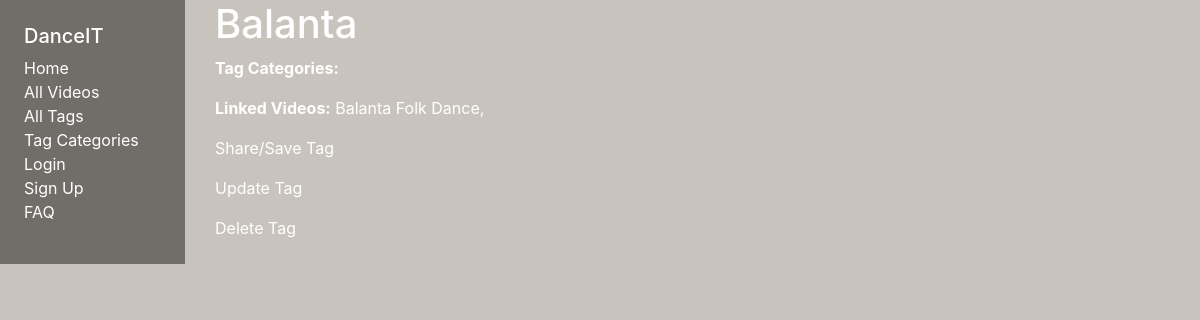
/main/tag/11, run on an earlier commit of the app's database.
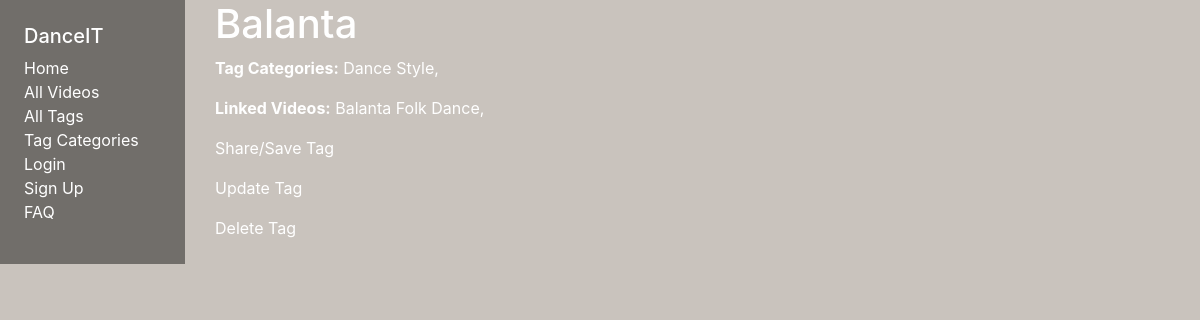
And on a later commit of the database.
### main/models.py (models this page shows, shortened)
class Video(models.Model):
  name = models.CharField(max_length=100)
  url = models.URLField()
  """Local time used because users will be all over the world"""
  tags = models.ManyToManyField("Tag", blank=True)
  user = models.ForeignKey(
      User, on_delete=models.SET_NULL, null=True, blank=True)
  class Meta:
      ordering = ['name']
  def get_absolute_url(self):
    return reverse('video-detail', args=[str(self.id)])

class Type(models.Model):
  name = models.CharField(max_length=20)
  tags = models.ManyToManyField(Tag)
  class Meta:
      ordering = ['name']
  def get_absolute_url(self):
    return reverse('type-detail', args=[str(self.id)])

### main/views.py (the view)
# urls.py: path('tag/<int:pk>', views.TagDetailView.as_view(), name='tag-detail'),
class TagDetailView(generic.DetailView): # View class that displays details of a tag. Inherited from DetailView class.
  model = Tag #Set the DB model to get data from.

### main/templates/main/tag_detail.html
{% extends "base_generic.html" %}
{% block content %}
<h1>{{ tag.name }} </h1>
<p><strong>Tag Categories:</strong>
{% for type in tag.types.all %}
<a href="{{type.get_absolute_url}}">{{type.name}},</a>
{% endfor %}</p>
<p><strong>Linked Videos:</strong>
{% for video in tag.videos.all %}
<a href="{{video.get_absolute_url}}">{{video.name}},</a>
{% endfor %} </p>
<p><a href="{% url 'tag_share' pk=tag.pk %}">Share/Save Tag </a></p>
<p><a href="{% url 'tag_update' pk=tag.pk %}">Update Tag </a></p>
<p><a href="{% url 'tag_delete' pk=tag.pk %}">Delete Tag </a></p>
{% endblock %}

What changed in the data, as far as the page shows it:
added Type: name "Dance Style"
